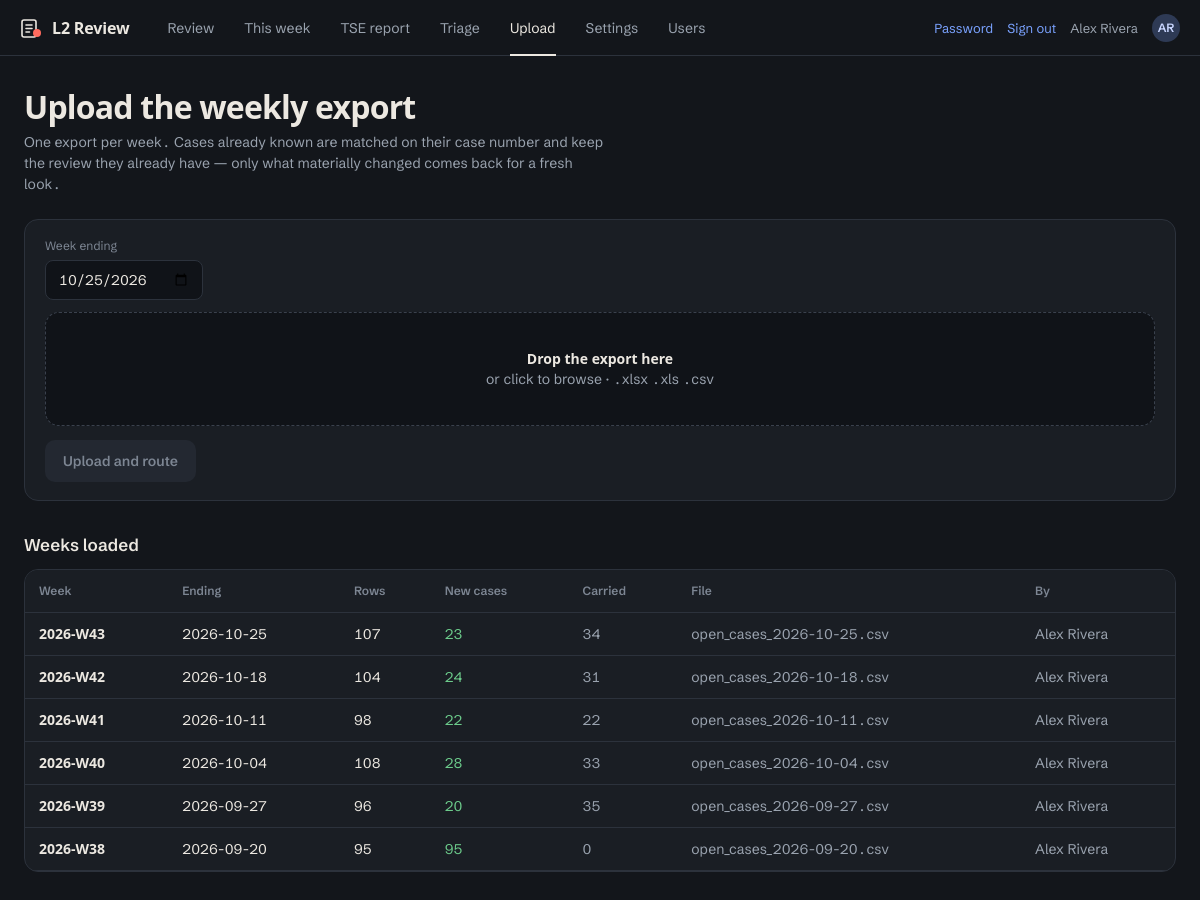
Screenshot of /upload (signed in) with the database file from the repository.
### models.py (models this page shows)
class Base(DeclarativeBase):
    pass

class User(Base):
    __tablename__ = "users"
    id: Mapped[int] = mapped_column(primary_key=True)
    username: Mapped[str] = mapped_column(String(64), unique=True, index=True)
    display_name: Mapped[str] = mapped_column(String(128))
    password_hash: Mapped[str] = mapped_column(String(256))
    role: Mapped[str] = mapped_column(String(16), default="l2")   # admin | manager | l2
    active: Mapped[bool] = mapped_column(Boolean, default=True)
    must_change_password: Mapped[bool] = mapped_column(Boolean, default=True)
    created_at: Mapped[datetime] = mapped_column(DateTime, default=_now)
    last_login: Mapped[datetime | None] = mapped_column(DateTime, nullable=True)
    memberships: Mapped[list["QueueMembership"]] = relationship(back_populates="user")
    @property
    def is_admin(self) -> bool:
        return self.role == "admin"
    @property
    def can_see_all(self) -> bool:
        return self.role in ("admin", "manager")
    def queues(self) -> list[str]:
        return [m.queue for m in self.memberships]

class Week(Base):
    __tablename__ = "weeks"
    id: Mapped[int] = mapped_column(primary_key=True)
    week_ending: Mapped[date] = mapped_column(Date, unique=True, index=True)
    label: Mapped[str] = mapped_column(String(32))          # e.g. "2026-W37"
    source_file: Mapped[str] = mapped_column(String(256), default="")
    uploaded_at: Mapped[datetime] = mapped_column(DateTime, default=_now)
    uploaded_by: Mapped[str] = mapped_column(String(64), default="")
    rows_total: Mapped[int] = mapped_column(Integer, default=0)
    cases_new: Mapped[int] = mapped_column(Integer, default=0)
    cases_carried: Mapped[int] = mapped_column(Integer, default=0)
    closed: Mapped[bool] = mapped_column(Boolean, default=False)
    case_weeks: Mapped[list["CaseWeek"]] = relationship(back_populates="week")

### webapp.py (the view, shortened to what this page needs)
@app.route("/upload", methods=["GET", "POST"])
@roles_required("admin")
def upload():
    with session_scope() as s:
        weeks = s.scalars(select(Week).order_by(Week.week_ending.desc()).limit(15)).all()
        weeks = [{"label": w.label, "week_ending": w.week_ending, "rows": w.rows_total,
                  "new": w.cases_new, "carried": w.cases_carried,
                  "uploaded_at": w.uploaded_at, "by": w.uploaded_by,
                  "file": w.source_file} for w in weeks]
    default_week = date.today() - timedelta(days=date.today().weekday() + 1)
    return render_template("upload.html", weeks=weeks, default_week=default_week.isoformat())

### auth.py (called while the page is built)
def current_user() -> User | None:
    if "uid" not in session:
        return None
    if getattr(g, "_user", None) is None:
        with session_scope() as s:
            u = s.get(User, session["uid"])
            if u:
                _ = u.queues()          # load memberships before detaching
                s.expunge(u)
            g._user = u
    return g._user

def login_required(fn):
    @wraps(fn)
    def wrapper(*a, **kw):
        u = current_user()
        if not u:
            if request.method == "GET":
                session["next"] = request.full_path.rstrip("?")
            return redirect(url_for("login"))
        if u.must_change_password and fn.__name__ != "change_password":
            flash("Set a new password before continuing.")
            return redirect(url_for("change_password"))
        return fn(*a, **kw)
    return wrapper

def roles_required(*allowed):
    def deco(fn):
        @wraps(fn)
        @login_required
        def wrapper(*a, **kw):
            u = current_user()
            if u.role not in allowed:
                flash("That page is not available for your role.")
                return redirect(url_for("my_queue"))
            return fn(*a, **kw)
        return wrapper
    return deco

### store.py (called while the page is built)
@contextmanager
def session_scope():
    s = SessionLocal()
    try:
        yield s
        s.commit()
    except Exception:
        s.rollback()
        raise
    finally:
        s.close()

def load_settings() -> dict:
    with open(SETTINGS_PATH) as f:
        return json.load(f)

### webapp.py (called while the page is built)
@app.before_request
def _reset_user_cache():
    g._user = None

@app.context_processor
def _inject():
    s = load_settings()
    return {"me": current_user(), "settings": s, "buckets": s["buckets"],
            "queues": s["queues"]}

### templates/upload.html (shortened to what this page needs)
{% extends "base.html" %}{% block body %}
<h1>Upload the weekly export</h1>
<p class="sub">One export per week. Cases already known are matched on their case number and keep the review they already have — only what materially changed comes back for a fresh look.</p>
<div class="card"><form method="post" enctype="multipart/form-data" id="f">
 <div class="row">
  <div><label>Week ending</label><input type="date" name="week_ending" value="{{default_week}}"></div>
 </div>
 <div class="drop" id="drop" style="margin-top:12px">
  <b>Drop the export here</b><div class="dim">or click to browse · .xlsx .xls .csv</div>
  <div id="picked"></div><input type="file" name="file" id="file" accept=".xlsx,.xls,.csv" hidden></div>
 <button class="btn" id="go" style="margin-top:14px" disabled>Upload and route</button>
</form></div>
<h2>Weeks loaded</h2>
<div class="card scroll"><table><tr><th>Week</th><th>Ending</th><th>Rows</th><th>New cases</th>
<th>Carried</th><th>File</th><th>By</th></tr>
{% for w in weeks %}<tr><td><b>{{w.label}}</b></td><td>{{w.week_ending}}</td><td>{{w.rows}}</td>
<td class="ok">{{w.new}}</td><td class="dim">{{w.carried}}</td><td class="dim">{{w.file}}</td>
<td class="dim">{{w.by}}</td></tr>{% endfor %}</table></div>
{% endblock %}

### templates/base.html (shortened to what this page needs)
<!doctype html><html lang="en"><head><meta charset="utf-8">
<link rel="stylesheet" href="{{ url_for('static', filename='app.css') }}"></head><body>
{% if me %}
<header class="top">
 <a class="mark" href="/">
  L2 Review</a>
 <nav class="tabs" aria-label="Main">
  <a href="/" {{ 'aria-current=page' if request.path == '/' }}>Review</a>
  {% if me.can_see_all %}
  <a href="/dashboard" {{ 'aria-current=page' if request.path.startswith('/dashboard') }}>This week</a>
  <a href="/tse" {{ 'aria-current=page' if request.path.startswith('/tse') }}>TSE report</a>
  <a href="/triage" {{ 'aria-current=page' if request.path.startswith('/triage') }}>Triage</a>
  {% endif %}
  {% if me.is_admin %}
  <a href="/upload" {{ 'aria-current=page' if request.path.startswith('/upload') }}>Upload</a>
  <a href="/settings" {{ 'aria-current=page' if request.path.startswith('/settings') }}>Settings</a>
  <a href="/users" {{ 'aria-current=page' if request.path.startswith('/users') }}>Users</a>
  {% endif %}
 </nav>
 <div class="who">{% if demo %}<span class="demo-tag" title="Made-up data. Changes are temporary.">Demo</span>
  <span class="demo-switch">View as {% for k, p in personas.items() %}<a href="/demo/as/{{ k }}" {{ 'aria-current=true' if me.username == p[0] }}>{{ p[2] }}</a>{% endfor %}</span>
  <form method="post" action="/demo/reset" class="demo-reset"><button type="submit">Reset</button></form>
  {% else %}<a href="/password">Password</a>{% endif %}<a href="/logout">Sign out</a>
  <span>{{ me.display_name }}</span><span class="avatar" aria-hidden="true">{{ (me.display_name.split()|map('first')|join|upper)[:2] }}</span></div>
</header>
{% endif %}
<main class="{% block mainclass %}{% endblock %}">
{% block body %}{% endblock %}
</main></body></html>

### static/app.css (style rules this page uses)
:root { --ground: #13161B; --panel: #1A1E24; --raised: #232831; --well: #101318; --line: #2C323C; --line-strong: #3A414D; --paper: #ECE8E1; --muted: #9AA3AF; --faint: #7D8693; --signal: #7AA2FF; --bad: #FF6B5E; --warn: #E8B04A; --good: #6CCB8B; --ui: 'Schibsted Grotesk', system-ui, 'Segoe UI', sans-serif; --story: 'Newsreader', Georgia, serif; --ease: cubic-bezier(.2, .7, .2, 1); --r: 10px; }
* { box-sizing: border-box; }
body { margin: 0; background: var(--ground); color: var(--paper); font-family: var(--ui); font-size: 14px; line-height: 20px; font-variant-numeric: tabular-nums; -webkit-font-smoothing: antialiased; }
a { color: var(--signal); text-decoration: none; }
.top { height: 56px; display: flex; align-items: center; gap: 24px; padding: 0 20px; border-bottom: 1px solid var(--line); background: var(--ground); position: sticky; top: 0; z-index: 20; }
.mark { display: flex; align-items: center; gap: 10px; font-weight: 700; font-size: 16px; color: var(--paper); letter-spacing: -.01em; }
.tabs { display: flex; gap: 2px; height: 100%; }
.tabs a { display: flex; align-items: center; padding: 0 14px; color: var(--muted); position: relative; }
.tabs a[aria-current="page"] { color: var(--paper); }
.tabs a[aria-current="page"]::after { content: ""; position: absolute; left: 14px; right: 14px; bottom: -1px; height: 2px; background: var(--paper); }
.who { margin-left: auto; display: flex; align-items: center; gap: 14px; color: var(--muted); font-size: 13px; }
.avatar { width: 28px; height: 28px; border-radius: 50%; display: grid; place-items: center; background: #2E3A55; color: #C9D6FF; font-weight: 600; font-size: 12px; }
main { max-width: 1280px; margin: 0 auto; padding: 32px 24px 96px; }
h1 { font-size: 32px; line-height: 38px; font-weight: 700; letter-spacing: -.025em; margin: 0 0 6px; }
h2 { font-size: 17px; line-height: 24px; font-weight: 600; margin: 32px 0 12px; }
p.sub { color: var(--muted); font-size: 14px; line-height: 21px; margin: 0 0 24px; max-width: 68ch; }
.card { background: var(--panel); border: 1px solid var(--line); border-radius: 14px; padding: 18px 20px; margin-bottom: 12px; }
.row { display: flex; gap: 16px; flex-wrap: wrap; }
.btn { display: inline-flex; align-items: center; justify-content: center; gap: 10px; height: 42px; padding: 0 18px; border-radius: var(--r); border: 0; background: var(--paper); color: #15181D; font: inherit; font-weight: 600; cursor: pointer; text-decoration: none; transition: background .12s; }
.btn:disabled { background: var(--raised); color: var(--faint); cursor: not-allowed; }
label { display: block; font-size: 12px; line-height: 16px; color: var(--faint); margin-bottom: 6px; }
input, select, textarea { width: 100%; height: 40px; padding: 0 12px; border-radius: 8px; background: var(--well); color: var(--paper); border: 1px solid var(--line); font: inherit; font-size: 14px; }
input::placeholder, textarea::placeholder { color: var(--faint); }
table { width: 100%; border-collapse: collapse; }
th, td { text-align: left; padding: 11px 14px; vertical-align: top; border-bottom: 1px solid var(--line); }
th { font-size: 12px; font-weight: 600; color: var(--faint); background: var(--panel); position: sticky; top: 0; z-index: 2; }
.scroll { overflow: auto; max-height: 74vh; padding: 0; }
.ok { color: var(--good); }
.dim { color: var(--muted); }
.drop { border: 1.5px dashed var(--line-strong); border-radius: 14px; background: var(--well); padding: 36px 20px; text-align: center; cursor: pointer; }

### rows the page displays
User: display_name "Alex Rivera"
Week: label "2026-W43", week_ending "2026-10-25", rows "107", new "23", carried "34", file "open_cases_2026-10-25.csv", by "Alex Rivera"
Week: label "2026-W42", week_ending "2026-10-18", rows "104", new "24", carried "31", file "open_cases_2026-10-18.csv", by "Alex Rivera"
Week: label "2026-W41", week_ending "2026-10-11", rows "98", new "22", carried "22", file "open_cases_2026-10-11.csv", by "Alex Rivera"
Week: label "2026-W40", week_ending "2026-10-04", rows "108", new "28", carried "33", file "open_cases_2026-10-04.csv", by "Alex Rivera"
Week: label "2026-W39", week_ending "2026-09-27", rows "96", new "20", carried "35", file "open_cases_2026-09-27.csv", by "Alex Rivera"
Week: label "2026-W38", week_ending "2026-09-20", rows "95", new "95", carried "0", file "open_cases_2026-09-20.csv", by "Alex Rivera"

### other values shown
{{ (me.display_name.split()|map('first')|join|upper)[:2] }} "AR"
